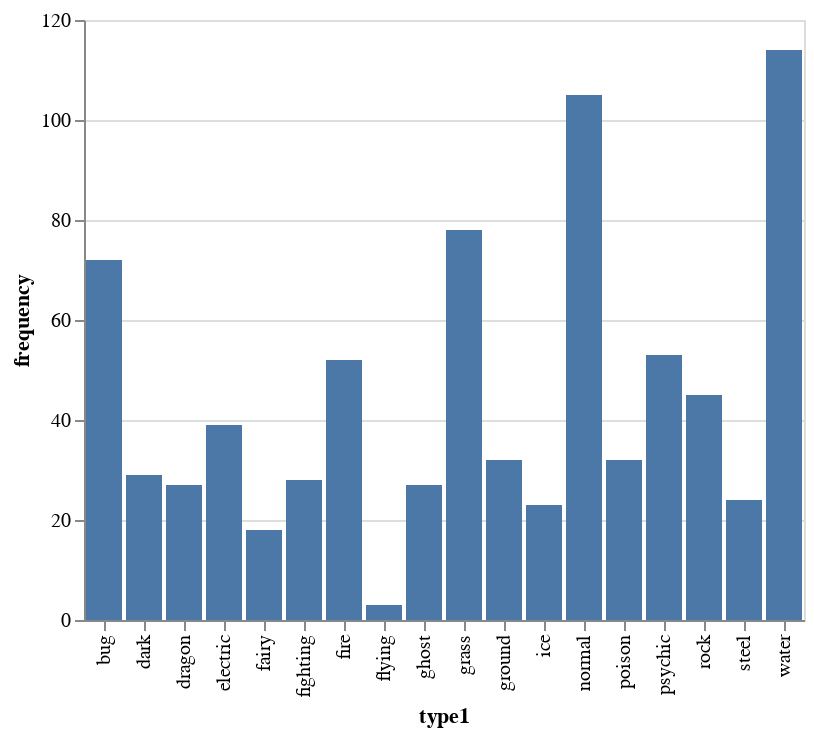

Source (notebook cell):
### Code cell
# histogram for the different type1 options
(pokemons
 .select('type1')
 .group_by('type1')
 .agg(pl.len().alias('frequency'))
 .plot.bar(
     x='type1',
     y='frequency'
 )
)

### Figure 1 — Vega-Lite specification as saved in the notebook (floating-point values rounded to 4 significant figures)
{"config": {"view": {"continuousWidth": 300, "continuousHeight": 300}}, "data": {"name": "data-27232179b521cb44b4b2bb9926ee11d9"}, "mark": {"type": "bar", "tooltip": true}, "encoding": {"x": {"field": "type1", "type": "nominal"}, "y": {"field": "frequency", "type": "quantitative"}}, "params": [{"name": "param_30", "select": {"type": "interval", "encodings": ["x", "y"]}, "bind": "scales"}], "$schema": "https://vega.github.io/schema/vega-lite/v5.20.1.json", "datasets": {"data-27232179b521cb44b4b2bb9926ee11d9": [{"type1": "water", "frequency": 114}, {"type1": "fire", "frequency": 52}, {"type1": "dark", "frequency": 29}, {"type1": "ground", "frequency": 32}, {"type1": "electric", "frequency": 39}, {"type1": "ghost", "frequency": 27}, {"type1": "psychic", "frequency": 53}, {"type1": "steel", "frequency": 24}, {"type1": "grass", "frequency": 78}, {"type1": "bug", "frequency": 72}, {"type1": "rock", "frequency": 45}, {"type1": "fighting", "frequency": 28}, {"type1": "poison", "frequency": 32}, {"type1": "dragon", "frequency": 27}, {"type1": "fairy", "frequency": 18}, {"type1": "flying", "frequency": 3}, {"type1": "ice", "frequency": 23}, {"type1": "normal", "frequency": 105}]}}
